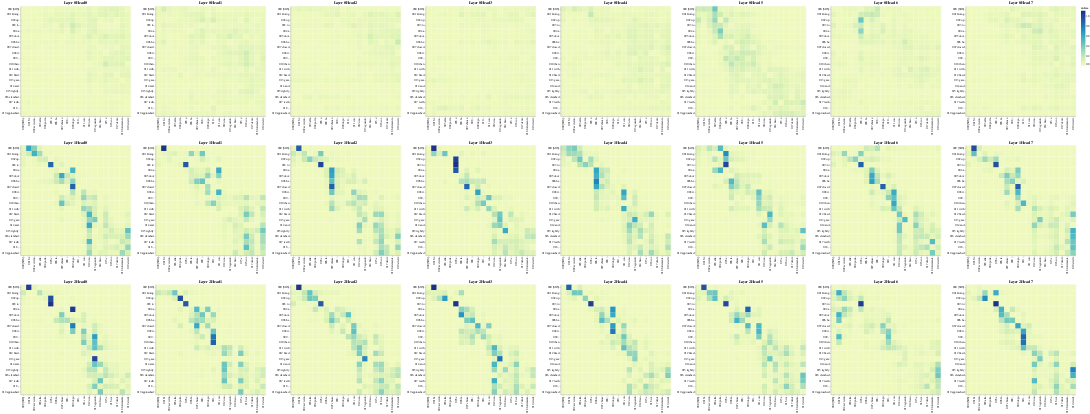

Here is the notebook cell this chart was saved with:
### Code cell
# Encodeur-decodeur Self-Attention
get_all_attention_maps("encoder-decoder", layers, heads, encoder_input_tokens, decoder_input_tokens, min(20, sentence_len))

### Figure 1 — Vega-Lite specification as saved in the notebook (floating-point values rounded to 4 significant figures; data arrays with more than 128 entries replaced by an {"elided": "..."} marker saying what was removed)
{"config": {"view": {"continuousWidth": 300, "continuousHeight": 300}}, "vconcat": [{"hconcat": [{"data": {"name": "data-79012aaa0300ed27b3ed02d1bbe594c0"}, "mark": {"type": "rect"}, "encoding": {"color": {"field": "value", "type": "quantitative"}, "tooltip": [{"field": "row", "type": "quantitative"}, {"field": "column", "type": "quantitative"}, {"field": "value", "type": "quantitative"}, {"field": "row_token", "type": "nominal"}, {"field": "col_token", "type": "nominal"}], "x": {"axis": {"title": ""}, "field": "col_token", "type": "nominal"}, "y": {"axis": {"title": ""}, "field": "row_token", "type": "nominal"}}, "height": 400, "name": "view_49", "title": "Layer 0 Head 0", "width": 400}, {"data": {"name": "data-88117be117be66d24a03e4f885356968"}, "mark": {"type": "rect"}, "encoding": {"color": {"field": "value", "type": "quantitative"}, "tooltip": [{"field": "row", "type": "quantitative"}, {"field": "column", "type": "quantitative"}, {"field": "value", "type": "quantitative"}, {"field": "row_token", "type": "nominal"}, {"field": "col_token", "type": "nominal"}], "x": {"axis": {"title": ""}, "field": "col_token", "type": "nominal"}, "y": {"axis": {"title": ""}, "field": "row_token", "type": "nominal"}}, "height": 400, "name": "view_50", "title": "Layer 0 Head 1", "width": 400}, {"data": {"name": "data-8f992b1d1b1e6d4843e3add501dc9bbf"}, "mark": {"type": "rect"}, "encoding": {"color": {"field": "value", "type": "quantitative"}, "tooltip": [{"field": "row", "type": "quantitative"}, {"field": "column", "type": "quantitative"}, {"field": "value", "type": "quantitative"}, {"field": "row_token", "type": "nominal"}, {"field": "col_token", "type": "nominal"}], "x": {"axis": {"title": ""}, "field": "col_token", "type": "nominal"}, "y": {"axis": {"title": ""}, "field": "row_token", "type": "nominal"}}, "height": 400, "name": "view_51", "title": "Layer 0 Head 2", "width": 400}, {"data": {"name": "data-12e8e2f0e9ad65833c4aad03b93a0aef"}, "mark": {"type": "rect"}, "encoding": {"color": {"field": "value", "type": "quantitative"}, "tooltip": [{"field": "row", "type": "quantitative"}, {"field": "column", "type": "quantitative"}, {"field": "value", "type": "quantitative"}, {"field": "row_token", "type": "nominal"}, {"field": "col_token", "type": "nominal"}], "x": {"axis": {"title": ""}, "field": "col_token", "type": "nominal"}, "y": {"axis": {"title": ""}, "field": "row_token", "type": "nominal"}}, "height": 400, "name": "view_52", "title": "Layer 0 Head 3", "width": 400}, {"data": {"name": "data-a8499e692bcad7c7e11b44d0e683866e"}, "mark": {"type": "rect"}, "encoding": {"color": {"field": "value", "type": "quantitative"}, "tooltip": [{"field": "row", "type": "quantitative"}, {"field": "column", "type": "quantitative"}, {"field": "value", "type": "quantitative"}, {"field": "row_token", "type": "nominal"}, {"field": "col_token", "type": "nominal"}], "x": {"axis": {"title": ""}, "field": "col_token", "type": "nominal"}, "y": {"axis": {"title": ""}, "field": "row_token", "type": "nominal"}}, "height": 400, "name": "view_53", "title": "Layer 0 Head 4", "width": 400}, {"data": {"name": "data-88e55f5caba29e3218a5ed51bd07d5a7"}, "mark": {"type": "rect"}, "encoding": {"color": {"field": "value", "type": "quantitative"}, "tooltip": [{"field": "row", "type": "quantitative"}, {"field": "column", "type": "quantitative"}, {"field": "value", "type": "quantitative"}, {"field": "row_token", "type": "nominal"}, {"field": "col_token", "type": "nominal"}], "x": {"axis": {"title": ""}, "field": "col_token", "type": "nominal"}, "y": {"axis": {"title": ""}, "field": "row_token", "type": "nominal"}}, "height": 400, "name": "view_54", "title": "Layer 0 Head 5", "width": 400}, {"data": {"name": "data-34b704e45014ac128cdee214d15072d4"}, "mark": {"type": "rect"}, "encoding": {"color": {"field": "value", "type": "quantitative"}, "tooltip": [{"field": "row", "type": "quantitative"}, {"field": "column", "type": "quantitative"}, {"field": "value", "type": "quantitative"}, {"field": "row_token", "type": "nominal"}, {"field": "col_token", "type": "nominal"}], "x": {"axis": {"title": ""}, "field": "col_token", "type": "nominal"}, "y": {"axis": {"title": ""}, "field": "row_token", "type": "nominal"}}, "height": 400, "name": "view_55", "title": "Layer 0 Head 6", "width": 400}, {"data": {"name": "data-21aa2f310a400edf1e554af197406191"}, "mark": {"type": "rect"}, "encoding": {"color": {"field": "value", "type": "quantitative"}, "tooltip": [{"field": "row", "type": "quantitative"}, {"field": "column", "type": "quantitative"}, {"field": "value", "type": "quantitative"}, {"field": "row_token", "type": "nominal"}, {"field": "col_token", "type": "nominal"}], "x": {"axis": {"title": ""}, "field": "col_token", "type": "nominal"}, "y": {"axis": {"title": ""}, "field": "row_token", "type": "nominal"}}, "height": 400, "name": "view_56", "title": "Layer 0 Head 7", "width": 400}]}, {"hconcat": [{"data": {"name": "data-09f4d45359568b0503c65f1dec24aaff"}, "mark": {"type": "rect"}, "encoding": {"color": {"field": "value", "type": "quantitative"}, "tooltip": [{"field": "row", "type": "quantitative"}, {"field": "column", "type": "quantitative"}, {"field": "value", "type": "quantitative"}, {"field": "row_token", "type": "nominal"}, {"field": "col_token", "type": "nominal"}], "x": {"axis": {"title": ""}, "field": "col_token", "type": "nominal"}, "y": {"axis": {"title": ""}, "field": "row_token", "type": "nominal"}}, "height": 400, "name": "view_57", "title": "Layer 1 Head 0", "width": 400}, {"data": {"name": "data-0b4e9512b6666310a9d7d476be52a5b0"}, "mark": {"type": "rect"}, "encoding": {"color": {"field": "value", "type": "quantitative"}, "tooltip": [{"field": "row", "type": "quantitative"}, {"field": "column", "type": "quantitative"}, {"field": "value", "type": "quantitative"}, {"field": "row_token", "type": "nominal"}, {"field": "col_token", "type": "nominal"}], "x": {"axis": {"title": ""}, "field": "col_token", "type": "nominal"}, "y": {"axis": {"title": ""}, "field": "row_token", "type": "nominal"}}, "height": 400, "name": "view_58", "title": "Layer 1 Head 1", "width": 400}, {"data": {"name": "data-69a86f9c63f1aaf2647d2e322bf9186c"}, "mark": {"type": "rect"}, "encoding": {"color": {"field": "value", "type": "quantitative"}, "tooltip": [{"field": "row", "type": "quantitative"}, {"field": "column", "type": "quantitative"}, {"field": "value", "type": "quantitative"}, {"field": "row_token", "type": "nominal"}, {"field": "col_token", "type": "nominal"}], "x": {"axis": {"title": ""}, "field": "col_token", "type": "nominal"}, "y": {"axis": {"title": ""}, "field": "row_token", "type": "nominal"}}, "height": 400, "name": "view_59", "title": "Layer 1 Head 2", "width": 400}, {"data": {"name": "data-346c5f78347c59d7f4e7283e9fc5f17b"}, "mark": {"type": "rect"}, "encoding": {"color": {"field": "value", "type": "quantitative"}, "tooltip": [{"field": "row", "type": "quantitative"}, {"field": "column", "type": "quantitative"}, {"field": "value", "type": "quantitative"}, {"field": "row_token", "type": "nominal"}, {"field": "col_token", "type": "nominal"}], "x": {"axis": {"title": ""}, "field": "col_token", "type": "nominal"}, "y": {"axis": {"title": ""}, "field": "row_token", "type": "nominal"}}, "height": 400, "name": "view_60", "title": "Layer 1 Head 3", "width": 400}, {"data": {"name": "data-619c4f8d20a24a537cc1e78f45871b4b"}, "mark": {"type": "rect"}, "encoding": {"color": {"field": "value", "type": "quantitative"}, "tooltip": [{"field": "row", "type": "quantitative"}, {"field": "column", "type": "quantitative"}, {"field": "value", "type": "quantitative"}, {"field": "row_token", "type": "nominal"}, {"field": "col_token", "type": "nominal"}], "x": {"axis": {"title": ""}, "field": "col_token", "type": "nominal"}, "y": {"axis": {"title": ""}, "field": "row_token", "type": "nominal"}}, "height": 400, "name": "view_61", "title": "Layer 1 Head 4", "width": 400}, {"data": {"name": "data-74a458f2b20bb03528413ae00991599e"}, "mark": {"type": "rect"}, "encoding": {"color": {"field": "value", "type": "quantitative"}, "tooltip": [{"field": "row", "type": "quantitative"}, {"field": "column", "type": "quantitative"}, {"field": "value", "type": "quantitative"}, {"field": "row_token", "type": "nominal"}, {"field": "col_token", "type": "nominal"}], "x": {"axis": {"title": ""}, "field": "col_token", "type": "nominal"}, "y": {"axis": {"title": ""}, "field": "row_token", "type": "nominal"}}, "height": 400, "name": "view_62", "title": "Layer 1 Head 5", "width": 400}, {"data": {"name": "data-895864b0324f9959c581976921cfc687"}, "mark": {"type": "rect"}, "encoding": {"color": {"field": "value", "type": "quantitative"}, "tooltip": [{"field": "row", "type": "quantitative"}, {"field": "column", "type": "quantitative"}, {"field": "value", "type": "quantitative"}, {"field": "row_token", "type": "nominal"}, {"field": "col_token", "type": "nominal"}], "x": {"axis": {"title": ""}, "field": "col_token", "type": "nominal"}, "y": {"axis": {"title": ""}, "field": "row_token", "type": "nominal"}}, "height": 400, "name": "view_63", "title": "Layer 1 Head 6", "width": 400}, {"data": {"name": "data-be1c1933d44f7fac77fbe5d9da6ba7e2"}, "mark": {"type": "rect"}, "encoding": {"color": {"field": "value", "type": "quantitative"}, "tooltip": [{"field": "row", "type": "quantitative"}, {"field": "column", "type": "quantitative"}, {"field": "value", "type": "quantitative"}, {"field": "row_token", "type": "nominal"}, {"field": "col_token", "type": "nominal"}], "x": {"axis": {"title": ""}, "field": "col_token", "type": "nominal"}, "y": {"axis": {"title": ""}, "field": "row_token", "type": "nominal"}}, "height": 400, "name": "view_64", "title": "Layer 1 Head 7", "width": 400}]}, {"hconcat": [{"data": {"name": "data-923e50dbe3021932b55ba0f0609cae45"}, "mark": {"type": "rect"}, "encoding": {"color": {"field": "value", "type": "quantitative"}, "tooltip": [{"field": "row", "type": "quantitative"}, {"field": "column", "type": "quantitative"}, {"field": "value", "type": "quantitative"}, {"field": "row_token", "type": "nominal"}, {"field": "col_token", "type": "nominal"}], "x": {"axis": {"title": ""}, "field": "col_token", "type": "nominal"}, "y": {"axis": {"title": ""}, "field": "row_token", "type": "nominal"}}, "height": 400, "name": "view_65", "title": "Layer 2 Head 0", "width": 400}, {"data": {"name": "data-b703b307c338af8d18fe76eddcd1494f"}, "mark": {"type": "rect"}, "encoding": {"color": {"field": "value", "type": "quantitative"}, "tooltip": [{"field": "row", "type": "quantitative"}, {"field": "column", "type": "quantitative"}, {"field": "value", "type": "quantitative"}, {"field": "row_token", "type": "nominal"}, {"field": "col_token", "type": "nominal"}], "x": {"axis": {"title": ""}, "field": "col_token", "type": "nominal"}, "y": {"axis": {"title": ""}, "field": "row_token", "type": "nominal"}}, "height": 400, "name": "view_66", "title": "Layer 2 Head 1", "width": 400}, {"data": {"name": "data-dd705c4ac131760762ba8631bd468a6f"}, "mark": {"type": "rect"}, "encoding": {"color": {"field": "value", "type": "quantitative"}, "tooltip": [{"field": "row", "type": "quantitative"}, {"field": "column", "type": "quantitative"}, {"field": "value", "type": "quantitative"}, {"field": "row_token", "type": "nominal"}, {"field": "col_token", "type": "nominal"}], "x": {"axis": {"title": ""}, "field": "col_token", "type": "nominal"}, "y": {"axis": {"title": ""}, "field": "row_token", "type": "nominal"}}, "height": 400, "name": "view_67", "title": "Layer 2 Head 2", "width": 400}, {"data": {"name": "data-a0278c5d78f1476540e17a6f65846cd5"}, "mark": {"type": "rect"}, "encoding": {"color": {"field": "value", "type": "quantitative"}, "tooltip": [{"field": "row", "type": "quantitative"}, {"field": "column", "type": "quantitative"}, {"field": "value", "type": "quantitative"}, {"field": "row_token", "type": "nominal"}, {"field": "col_token", "type": "nominal"}], "x": {"axis": {"title": ""}, "field": "col_token", "type": "nominal"}, "y": {"axis": {"title": ""}, "field": "row_token", "type": "nominal"}}, "height": 400, "name": "view_68", "title": "Layer 2 Head 3", "width": 400}, {"data": {"name": "data-53dd607921caa304942272cffc120362"}, "mark": {"type": "rect"}, "encoding": {"color": {"field": "value", "type": "quantitative"}, "tooltip": [{"field": "row", "type": "quantitative"}, {"field": "column", "type": "quantitative"}, {"field": "value", "type": "quantitative"}, {"field": "row_token", "type": "nominal"}, {"field": "col_token", "type": "nominal"}], "x": {"axis": {"title": ""}, "field": "col_token", "type": "nominal"}, "y": {"axis": {"title": ""}, "field": "row_token", "type": "nominal"}}, "height": 400, "name": "view_69", "title": "Layer 2 Head 4", "width": 400}, {"data": {"name": "data-6a331731c6f124d6f534cd9d6ccf4adb"}, "mark": {"type": "rect"}, "encoding": {"color": {"field": "value", "type": "quantitative"}, "tooltip": [{"field": "row", "type": "quantitative"}, {"field": "column", "type": "quantitative"}, {"field": "value", "type": "quantitative"}, {"field": "row_token", "type": "nominal"}, {"field": "col_token", "type": "nominal"}], "x": {"axis": {"title": ""}, "field": "col_token", "type": "nominal"}, "y": {"axis": {"title": ""}, "field": "row_token", "type": "nominal"}}, "height": 400, "name": "view_70", "title": "Layer 2 Head 5", "width": 400}, {"data": {"name": "data-aa9af79db84a2e7320942fb09236df5c"}, "mark": {"type": "rect"}, "encoding": {"color": {"field": "value", "type": "quantitative"}, "tooltip": [{"field": "row", "type": "quantitative"}, {"field": "column", "type": "quantitative"}, {"field": "value", "type": "quantitative"}, {"field": "row_token", "type": "nominal"}, {"field": "col_token", "type": "nominal"}], "x": {"axis": {"title": ""}, "field": "col_token", "type": "nominal"}, "y": {"axis": {"title": ""}, "field": "row_token", "type": "nominal"}}, "height": 400, "name": "view_71", "title": "Layer 2 Head 6", "width": 400}, {"data": {"name": "data-75748333bd8449143579e4cac66ce03a"}, "mark": {"type": "rect"}, "encoding": {"color": {"field": "value", "type": "quantitative"}, "tooltip": [{"field": "row", "type": "quantitative"}, {"field": "column", "type": "quantitative"}, {"field": "value", "type": "quantitative"}, {"field": "row_token", "type": "nominal"}, {"field": "col_token", "type": "nominal"}], "x": {"axis": {"title": ""}, "field": "col_token", "type": "nominal"}, "y": {"axis": {"title": ""}, "field": "row_token", "type": "nominal"}}, "height": 400, "name": "view_72", "title": "Layer 2 Head 7", "width": 400}]}], "params": [{"name": "param_49", "select": {"type": "interval", "encodings": ["x", "y"]}, "bind": "scales", "views": ["view_49"]}, {"name": "param_50", "select": {"type": "interval", "encodings": ["x", "y"]}, "bind": "scales", "views": ["view_50"]}, {"name": "param_51", "select": {"type": "interval", "encodings": ["x", "y"]}, "bind": "scales", "views": ["view_51"]}, {"name": "param_52", "select": {"type": "interval", "encodings": ["x", "y"]}, "bind": "scales", "views": ["view_52"]}, {"name": "param_53", "select": {"type": "interval", "encodings": ["x", "y"]}, "bind": "scales", "views": ["view_53"]}, {"name": "param_54", "select": {"type": "interval", "encodings": ["x", "y"]}, "bind": "scales", "views": ["view_54"]}, {"name": "param_55", "select": {"type": "interval", "encodings": ["x", "y"]}, "bind": "scales", "views": ["view_55"]}, {"name": "param_56", "select": {"type": "interval", "encodings": ["x", "y"]}, "bind": "scales", "views": ["view_56"]}, {"name": "param_57", "select": {"type": "interval", "encodings": ["x", "y"]}, "bind": "scales", "views": ["view_57"]}, {"name": "param_58", "select": {"type": "interval", "encodings": ["x", "y"]}, "bind": "scales", "views": ["view_58"]}, {"name": "param_59", "select": {"type": "interval", "encodings": ["x", "y"]}, "bind": "scales", "views": ["view_59"]}, {"name": "param_60", "select": {"type": "interval", "encodings": ["x", "y"]}, "bind": "scales", "views": ["view_60"]}, {"name": "param_61", "select": {"type": "interval", "encodings": ["x", "y"]}, "bind": "scales", "views": ["view_61"]}, {"name": "param_62", "select": {"type": "interval", "encodings": ["x", "y"]}, "bind": "scales", "views": ["view_62"]}, {"name": "param_63", "select": {"type": "interval", "encodings": ["x", "y"]}, "bind": "scales", "views": ["view_63"]}, {"name": "param_64", "select": {"type": "interval", "encodings": ["x", "y"]}, "bind": "scales", "views": ["view_64"]}, {"name": "param_65", "select": {"type": "interval", "encodings": ["x", "y"]}, "bind": "scales", "views": ["view_65"]}, {"name": "param_66", "select": {"type": "interval", "encodings": ["x", "y"]}, "bind": "scales", "views": ["view_66"]}, {"name": "param_67", "select": {"type": "interval", "encodings": ["x", "y"]}, "bind": "scales", "views": ["view_67"]}, {"name": "param_68", "select": {"type": "interval", "encodings": ["x", "y"]}, "bind": "scales", "views": ["view_68"]}, {"name": "param_69", "select": {"type": "interval", "encodings": ["x", "y"]}, "bind": "scales", "views": ["view_69"]}, {"name": "param_70", "select": {"type": "interval", "encodings": ["x", "y"]}, "bind": "scales", "views": ["view_70"]}, {"name": "param_71", "select": {"type": "interval", "encodings": ["x", "y"]}, "bind": "scales", "views": ["view_71"]}, {"name": "param_72", "select": {"type": "interval", "encodings": ["x", "y"]}, "bind": "scales", "views": ["view_72"]}], "$schema": "https://vega.github.io/schema/vega-lite/v5.16.3.json", "datasets": {"data-79012aaa0300ed27b3ed02d1bbe594c0": {"elided": "400 records"}, "data-88117be117be66d24a03e4f885356968": {"elided": "400 records"}, "data-8f992b1d1b1e6d4843e3add501dc9bbf": {"elided": "400 records"}, "data-12e8e2f0e9ad65833c4aad03b93a0aef": {"elided": "400 records"}, "data-a8499e692bcad7c7e11b44d0e683866e": {"elided": "400 records"}, "data-88e55f5caba29e3218a5ed51bd07d5a7": {"elided": "400 records"}, "data-34b704e45014ac128cdee214d15072d4": {"elided": "400 records"}, "data-21aa2f310a400edf1e554af197406191": {"elided": "400 records"}, "data-09f4d45359568b0503c65f1dec24aaff": {"elided": "400 records"}, "data-0b4e9512b6666310a9d7d476be52a5b0": {"elided": "400 records"}, "data-69a86f9c63f1aaf2647d2e322bf9186c": {"elided": "400 records"}, "data-346c5f78347c59d7f4e7283e9fc5f17b": {"elided": "400 records"}, "data-619c4f8d20a24a537cc1e78f45871b4b": {"elided": "400 records"}, "data-74a458f2b20bb03528413ae00991599e": {"elided": "400 records"}, "data-895864b0324f9959c581976921cfc687": {"elided": "400 records"}, "data-be1c1933d44f7fac77fbe5d9da6ba7e2": {"elided": "400 records"}, "data-923e50dbe3021932b55ba0f0609cae45": {"elided": "400 records"}, "data-b703b307c338af8d18fe76eddcd1494f": {"elided": "400 records"}, "data-dd705c4ac131760762ba8631bd468a6f": {"elided": "400 records"}, "data-a0278c5d78f1476540e17a6f65846cd5": {"elided": "400 records"}, "data-53dd607921caa304942272cffc120362": {"elided": "400 records"}, "data-6a331731c6f124d6f534cd9d6ccf4adb": {"elided": "400 records"}, "data-aa9af79db84a2e7320942fb09236df5c": {"elided": "400 records"}, "data-75748333bd8449143579e4cac66ce03a": {"elided": "400 records"}}}
